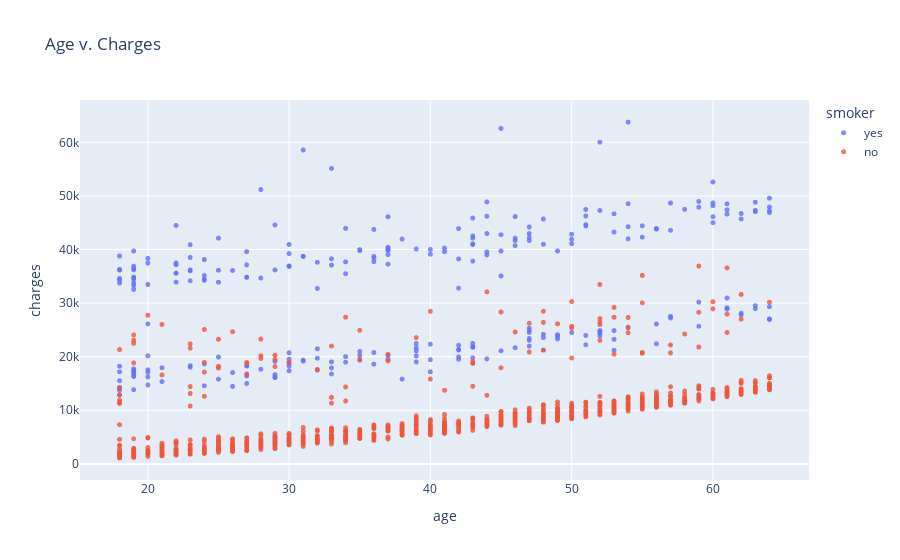

The code cell stored with this chart in its notebook:
### Code cell
fig = px.scatter(medical_df,
                   x='age',
                   y='charges',
                   color='smoker',
                   opacity=0.8,
                   hover_data=['sex'],
                   title='Age v. Charges',
                   )
fig.update_traces(marker_size=5)
fig.show()

### Figure 1 — Plotly figure (JSON) as saved in the notebook; plotly's stock layout.template omitted (floating-point values rounded to 4 significant figures; data arrays with more than 128 entries replaced by an {"elided": "..."} marker saying what was removed)
{"data": [{"customdata": {"elided": "274x1 str values"}, "hovertemplate": "smoker=yes<br>age=%{x}<br>charges=%{y}<br>sex=%{customdata[0]}<extra></extra>", "legendgroup": "yes", "marker": {"color": "#636efa", "opacity": 0.8, "size": 5, "symbol": "circle"}, "mode": "markers", "name": "yes", "showlegend": true, "type": "scattergl", "x": {"elided": "274 int values"}, "xaxis": "x", "y": {"elided": "274 float values"}, "yaxis": "y"}, {"customdata": {"elided": "1064x1 str values"}, "hovertemplate": "smoker=no<br>age=%{x}<br>charges=%{y}<br>sex=%{customdata[0]}<extra></extra>", "legendgroup": "no", "marker": {"color": "#EF553B", "opacity": 0.8, "size": 5, "symbol": "circle"}, "mode": "markers", "name": "no", "showlegend": true, "type": "scattergl", "x": {"elided": "1064 int values"}, "xaxis": "x", "y": {"elided": "1064 float values"}, "yaxis": "y"}], "layout": {"legend": {"title": {"text": "smoker"}, "tracegroupgap": 0}, "title": {"text": "Age v. Charges"}, "xaxis": {"anchor": "y", "domain": [0, 1], "title": {"text": "age"}}, "yaxis": {"anchor": "x", "domain": [0, 1], "title": {"text": "charges"}}}}
